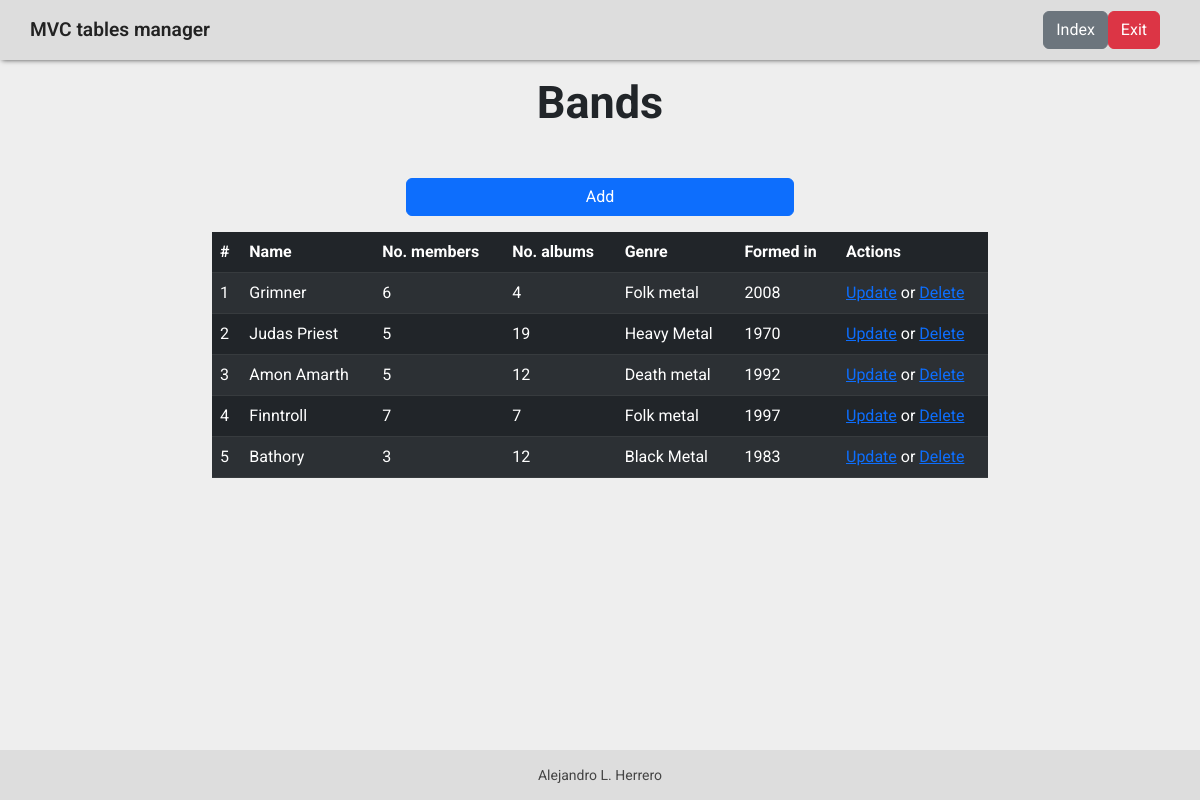
The app's page /?C=Bands (signed in) with its own data.
### tables this page shows
CREATE TABLE `bands_data` (
  `band_id` int(11) NOT NULL,
  `band_name` varchar(25) NOT NULL,
  `no_members` int(15) NOT NULL,
  `no_albums` int(11) NOT NULL,
  `band_genre` int(11) DEFAULT NULL,
  `formed_in` year(4) NOT NULL
);

CREATE TABLE `genres` (
  `genre_id` int(11) NOT NULL,
  `genre` varchar(25) DEFAULT NULL
);

### controllers/Bands.php (called while the page is built, shortened)
<?php
    class BandsController {
        public function index() {
            require_once MODELS . 'BandsModel.php';
            $bands = new BandsModel();
            $data["title"] = "Bands";
            $data["bands"] = $bands -> getBands();
            require_once VIEWS . 'bands/bands.php';
        }
    }

### index.php (called while the page is built, shortened)
<?php
   require_once "config/db.php";
   require_once "core/Router.php";
   $router = new Router();
?>

### config/Db.php (called while the page is built)
<?php
    class Connect {
        public static function conection() {
            $host       = 'localhost';
            $database   = 'mysql';
            $port       = 3306;
            $user       = 'root';
            $password   = '';
            try {
                $dbh = new PDO ($database . ":host=" . $host . ';port=' . $port, $user, $password);
                $dbh -> query("USE bands");
                $dbh -> setAttribute(PDO::ATTR_ERRMODE, PDO::ERRMODE_EXCEPTION);
                return $dbh;
            } catch (PDOException $e) {
                $errorMsg = "There was a problem accessing the database";
                require_once VIEWS . "error/error.php";
            }
        }
    }

### models/BandsModel.php (called while the page is built, shortened)
<?php
    require_once 'config/db.php';
    class BandsModel {
        private $db;
        private $bands;
        public function __construct () {
            $this -> db = Connect::conection();
            $this -> bands = array();
        }
        public function getBands() {
            $sql = "SELECT b.band_id, b.band_name, b.no_members, b.no_albums, g.genre, b.formed_in
                    FROM bands_data b
                    LEFT JOIN genres g
                    ON band_genre = genre_id";
            try {
                $res = $this -> db -> query($sql);
                while ($row = $res -> fetch()){
                    $this -> bands[] = $row;
                }
                return $this -> bands;
            } catch (PDOException $e) {
                $errorMsg = "There was a problem accessing the database";
                $e -> getMessage();
                require_once VIEWS . "error/error.php";
            }
        }
    }

### views/bands/bands.php (the view, shortened to what this page needs)
<!DOCTYPE html>
<html lang="en">
<head>
    <link href="https://cdn.jsdelivr.net/npm/bootstrap@5.2.2/dist/css/bootstrap.min.css" rel="stylesheet">
    <link rel="stylesheet" href="assets/css/style.css">
</head>
<body>
    <?php require_once(HEADER) ?>
    <main>
        <div class="container-fluid text-center mt-3">
            <h2 class="main-title"><?php echo $data['title']?></h2>
        </div>
        <div class="container text-center mt-5">
            <a class="col-6 align-self-center btn btn-primary" href="?C=Bands&action=add">Add</a>
        </div>
        <div class="container-fluid">
            <table class="mt-3 table table-dark table-striped">
                <thead>
                    <tr>
                        <th>#</th>
                        <th>Name</th>
                        <th>No. members</th>
                        <th>No. albums</th>
                        <th>Genre</th>
                        <th>Formed in</th>
                        <th style="width: 150px;">Actions</th>
                    </tr>
                </thead>
                <tbody id = "tBody">
                    <?php
                        foreach ($data['bands'] as $d) {
                            echo "<tr>";
                            echo "<td>" . $d['band_id'] . "</td>";
                            echo "<td>" . $d['band_name'] . "</td>";
                            echo "<td>" . $d['no_members'] . "</td>";
                            echo "<td>" . $d['no_albums'] . "</td>";
                            echo "<td>" . $d['genre'] . "</td>";
                            echo "<td>" . $d['formed_in'] . "</td>";
                            echo "<td><a href='?C=Bands&action=read&id=" . $d['band_id'] . "'>Update</a> or <a href='?C=Bands&action=delete&id=" . $d['band_id'] . "'>Delete</a></td>";
                            echo "</tr>";
                        }
                    ?>
                </tbody>
            </table>
        </div>
    </main>
    <?php require_once(FOOTER) ?>
</body>
</html>

### core/Router.php (shortened to what this page needs)
<?php
    class Router {
        function __construct() {
            if (!isset($_GET['C'])) {
                if (isset($_SESSION['user'])) {
                    require_once VIEWS . "main/main.php";
                } else {
                    require_once VIEWS . "main/login.php";
                }
            } else {
                $controllerPath = CONTROLLERS . ucwords(strtolower($_GET['C'])) . ".php";
                $fileExists = file_exists($controllerPath);
                $controller = new $controllerName();
                if ($fileExists) {
                    if (!isset($_GET['action'])) {
                        if (ucwords(strtolower($_GET['C'])) !== 'Login') {
                            if (!isset($_SESSION['user'])) {
                                require_once VIEWS . "main/login.php";
                            } else  {
                                $controller -> index();
                            }
                        }
                    }
                } else {
                    $errorMsg = "The page you are trying to access does not exist.";
                    require_once VIEWS . "error/error.php";
                }
            }
        }
    }

### assets/html/header.php
<header>
    <span class="header-title">MVC tables manager</span>
    <nav>
        <a href="index.php" type="button" class="btn btn-secondary">Index</a>
        <a href="?C=Login&action=logout" type="button" class="btn btn-danger">Exit</a>
    </nav>
</header>

### assets/html/footer.php
<footer><small>Alejandro L. Herrero</small></footer>

### assets/css/style.css (style rules this page uses)
* { margin: 0; padding: 0; box-sizing: border-box; }
html, body { width: 100%; height: 100%; }
body { font-family: 'Roboto', sans-serif; display: grid; grid-template: 60px 1fr 50px / 1fr 4fr 1fr; background-color: #eee; }
main { grid-column: 2; grid-row: 2; }
header { display: grid; grid-template-columns: 1fr 3fr 1fr; grid-column: span 3; width: 100%; background-color: #ddd; box-shadow: 2px 0 5px rgba(0, 0, 0, .7); }
header .header-title { text-align: center; font-size: 1.2em; font-weight: 600; color: #222; align-self: center; }
nav { grid-column: 3; display: flex; padding: 0 40px; justify-content: right; align-items: center; }
footer { grid-column: span 3; grid-row: 3; background-color: #ddd; color: #444; display: flex; justify-content: center; align-items: center; }
.main-title { font-size: 45px; font-weight: bolder; }

### records on screen
bands_data: band_id "1", band_name "Grimner", no_members "6", no_albums "4", band_genre.genre "Folk metal", formed_in "2008"
bands_data: band_id "2", band_name "Judas Priest", no_members "5", no_albums "19", band_genre.genre "Heavy Metal", formed_in "1970"
bands_data: band_id "3", band_name "Amon Amarth", no_members "5", no_albums "12", band_genre.genre "Death metal", formed_in "1992"
bands_data: band_id "4", band_name "Finntroll", no_members "7", no_albums "7", band_genre.genre "Folk metal", formed_in "1997"
bands_data: band_id "5", band_name "Bathory", no_members "3", no_albums "12", band_genre.genre "Black Metal", formed_in "1983"

### other values on screen
$data['title'] "Bands"
